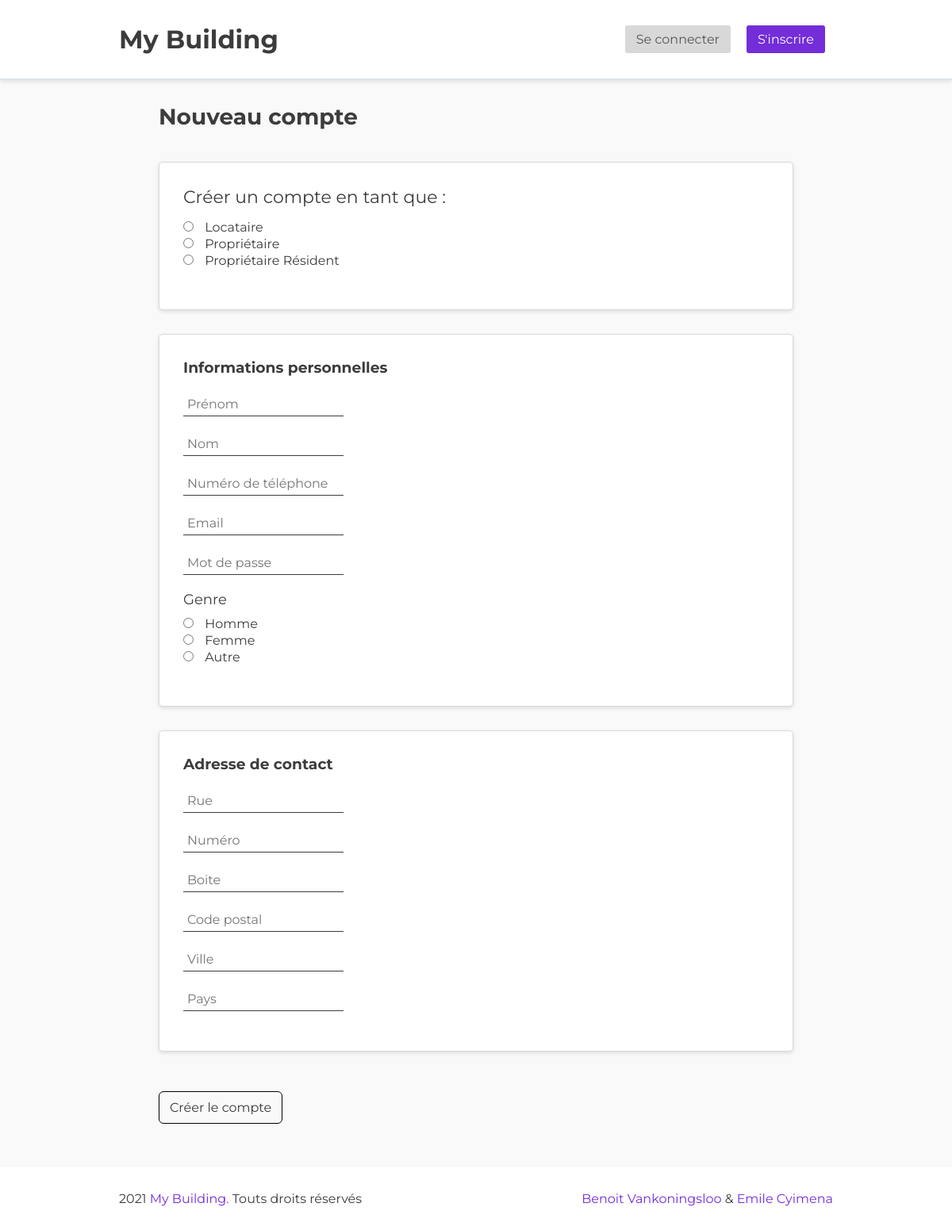
The app's page /auth/registerView with its own data.
### tables this page shows
CREATE TABLE `role` (
  `idRole` int(11) NOT NULL AUTO_INCREMENT,
  `roleName` varchar(255) DEFAULT NULL,
  PRIMARY KEY (`idRole`)
);

### controllers/AuthController.php (called while the page is built, shortened)
<?php
class AuthController extends AbstractController {
    public function __construct() {
        $this->roleDao = new RoleDao();
    }
    public function registerView() {
        $roles = $this->roleDao->getRoles();
        include ('../views/header.php');
        include ('../views/auth/register.php');
        include ('../views/footer.php');
    }
}

### Router.php (called while the page is built, shortened)
<?php
class Router {
    private $get;
    private $data;
    private $request;
    public function __construct() {
        $this->get = $_GET;
        $this->request = array();
        $this->data = $this->parseURI($_SERVER['REQUEST_URI']);
        $this->run();
    }
    private function parseURI ($server_uri) {
        $server_uri = explode("/", substr($server_uri, 1));
        return $server_uri;
    }
    private function dispatch () {
        if (count($this->data) >= 2 && $this->data[1]) {
            $this->request['action'] = $this->data[1];
        } else {
            $this->request['action'] = "index";
        }
        if (count($this->data) >= 3 && $this->data[2]) {
            $this->request['id'] = $this->data[2];
        } else {
            $this->request['id'] = false;
        }
    }
    private function run() {
        $this->controller_instance = new $this->request['controller'];
        $data = $this->get;
        $this->controller_instance->{$this->request['action']}($this->request['id'], $data);
    }
}

### public/index.php (called while the page is built)
<?php
spl_autoload_register (function ($class) {
    if ($class === "Router") {
        include '../Router.php';
    } else if (strpos( $class, "Controller")) {
        include "../controllers/{$class}.php";
    } else if (strpos ($class, "Dao")) {
        include "../models/dao/{$class}.php";
    } else if(strpos($class, "Enum")) {
        include "../enumerations/{$class}.php";
    } else {
        include "../models/entities/{$class}.php";
    }
});
$router = new Router();

### models/dao/AbstractDao.php (called while the page is built, shortened)
<?php
abstract class AbstractDao {
    public function __construct($table) {
        $this->table = $table;
        $this->connection = new PDO('mysql:host=localhost;dbname=my-building; charset=utf8', 'root', '');
    }
    public function instantiateAll($results) {
        $list = array();
        foreach ($results as $result) {
            array_push($list, $this->instantiate($result));
        }
        return $list;
    }
}

### models/dao/RoleDao.php (called while the page is built, shortened)
<?php
class RoleDao extends AbstractDao {
    public function getRoles() {
        try {
            $statement = $this->connection->prepare("SELECT * FROM {$this->table}");
            $statement->execute();
            $result = $statement->fetchAll(PDO::FETCH_ASSOC);
            return $this->instantiateAll($result);
        } catch (PDOException $e) {
            return false;
        }
    }
    public function instantiate($result) {
        return new Role(
            !empty($result['idRole']) ? $result['idRole'] : 0,
            $result['roleName']);
    }
}

### models/entities/Role.php (called while the page is built, shortened)
<?php
class Role {
    public function __construct($id, $name) {
        $this->id = $id;
        $this->name = $name;
    }
    public function __get($prop) {
        if (property_exists($this, $prop)) {
            return $this->$prop;
        }
    }
}

### views/auth/register.php (the view, shortened to what this page needs)
<div id="register" class="page">
    <div class="content-page">
        <h1>Nouveau compte</h1>
        <form id="form-create-user" class="form-in-column" action="/auth/register" method="post">
            <section id="role" class="create-as">
                <p>Créer un compte en tant que :</p>
                <div class="group-radio" id="radios">
                    <?php foreach ($roles as $role): ?>
                        <?php if ($role->name !== RoleEnum::SYNDIC): ?>
                            <div class="group-radio">
                                <input type="radio" id="<?= $role->id; ?>" name="role" value="<?= $role->id; ?>">
                                <label for="tenant-radio"><?= $role->name; ?></label>
                            </div>
                        <?php endif; ?>
                    <?php endforeach; ?>
                </div>
            </section>
            <section class="parts">
                <div class="head">
                    <h3>Informations personnelles</h3>
                </div>
                <div class="group">
                    <input id="firstName" type="text" placeholder="Prénom" name="firstName">
                </div>
                <div class="group">
                    <input id="lastName" type="text" placeholder="Nom" name="lastName">
                </div>
                <div class="group">
                    <input id="phone" type="text" placeholder="Numéro de téléphone" name="phone">
                </div>
                <div class="group">
                    <input id="email" type="email" placeholder="Email" name="email">
                </div>
                <div class="group">
                    <input id="password" type="password" placeholder="Mot de passe" name="password">
                </div>
                <div class="group">
                    <p style="font-size: 18px; margin-bottom: 10px">Genre</p>
                    <div class="group-radio">
                        <input type="radio" id="male" name="gender" value="M">
                        <label for="male">Homme</label>
                    </div>
                    <div class="group-radio">
                        <input type="radio" id="female" name="gender" value="F">
                        <label for="female">Femme</label>
                    </div>
                    <div class="group-radio">
                        <input type="radio" id="other" name="gender" value="O">
                        <label for="other">Autre</label>
                    </div>
                </div>
            </section>
            <section>
                <div class="head">
                    <h3>Adresse de contact</h3>
                </div>
                <div class="group">
                    <input id="street" type="text" placeholder="Rue" name="street">
                </div>
                <div class="group">
                    <input id="houseNumber" type="text" placeholder="Numéro" name="houseNumber">
                </div>
                <div class="group">
                    <input id="boxNumber" type="text" placeholder="Boite" name="boxNumber">
                </div>
                <div class="group">
                    <input id="zip" type="text" placeholder="Code postal" name="zip">
                </div>
                <div class="group">
                    <input id="city" type="text" placeholder="Ville" name="city">
                </div>
                <div class="group">
                    <input id="country" type="text" placeholder="Pays" name="country">
                </div>
            </section>
            <div class="container-button">
                <button type="submit">Créer le compte</button>
            </div>
        </form>
    </div>
</div>

### public/css/styles.css (style rules this page uses)
* { margin: 0; padding: 0; color: #3c3c3c; font-family: 'Montserrat', sans-serif; }
body { background-color: rgb(249, 249, 249); }
.page { display: flex; flex-direction: column; align-items: center; }
.content-page { display: flex; flex-direction: column; width: 1000px; }
section { display: flex; flex-direction: column; margin-bottom: 30px; border: solid 1px #dbd9d9; padding: 30px; border-radius: 5px; box-shadow: 0 2px 5px #dcdddd; background-color: white; }
h1 { font-size: 28px; margin-bottom: 40px; }
#home .content-page, #user-space .content-page, #login .content-page, #register .content-page { min-height: 645px; }
#register .content-page { width: 800px; margin-top: 30px; }
#register form { width: 100%; }
#register .create-as p { font-size: 22px; margin-bottom: 15px; }
#register .parts { display: flex; justify-content: space-between; }
.head { margin-bottom: 20px; }
form { display: flex; }
form button { font-size: 16px; margin-top: 20px; }
form input { border-top: unset; border-left: unset; border-right: unset; border-bottom: 1px solid; font-size: 16px; padding: 5px; }
form input[type=radio] { margin-right: 10px; margin-bottom: 6px; }
.form-in-column { flex-direction: column; }
.form-in-column .group { display: flex; flex-direction: column; align-items: flex-start; margin-bottom: 20px; }
button { padding: 10px 13px; border: solid 1px black; border-radius: 6px; background-color: unset; cursor: pointer; }

### records on screen
role: roleName "Locataire"
role: roleName "Propriétaire"
role: roleName "Propriétaire Résident"
